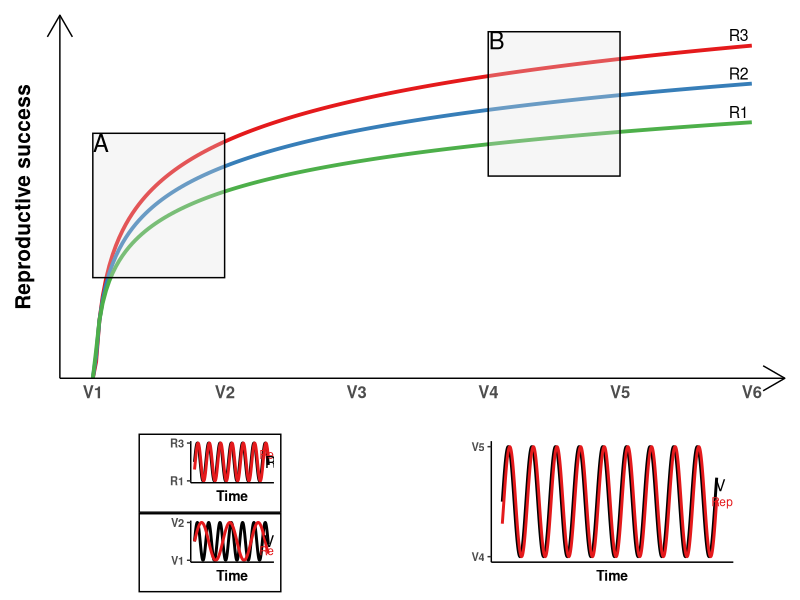
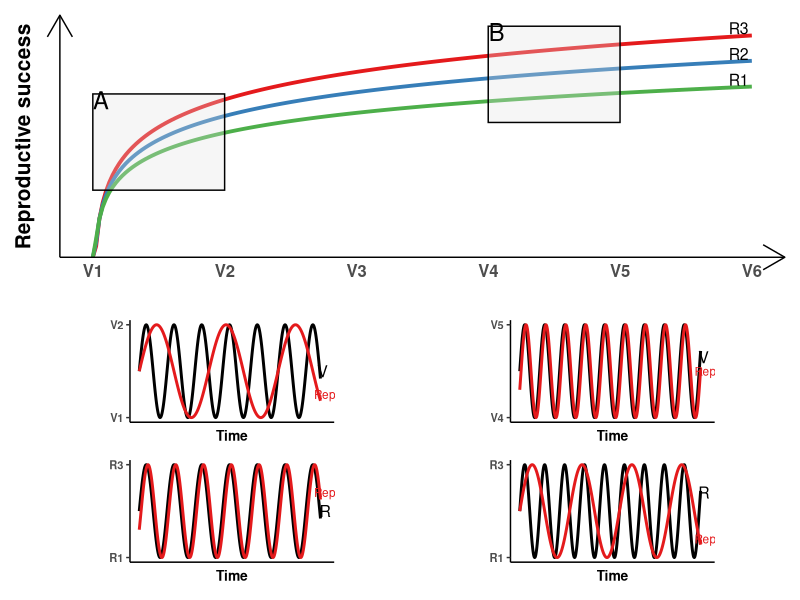
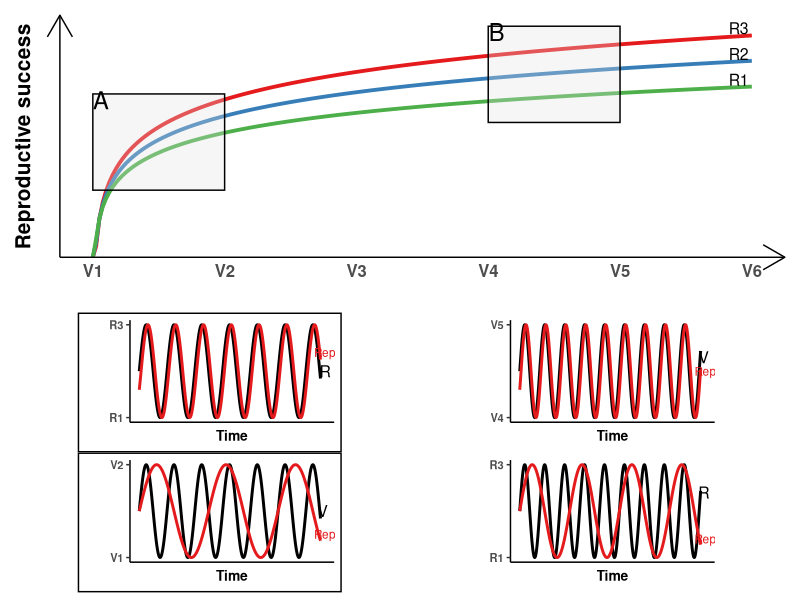

The R source for these figures, in order:

library(ggplot2)
library(patchwork)


#First dataset RED
s1 <- seq(from=0, to=100, by=0.5)
l1 = log(s1, base = 6)
d1 = data.frame(l1, s1)


#Second dataset BLUE
s2 <- seq(from=0, to=100, by=0.5)
l2 = log(s2, base = 8)
d2 = data.frame(l2, s2)

#Third dataset GREEN
s3 <- seq(from=0, to=100, by=0.5)
l3 = log(s3, base = 12)
d3 = data.frame(l3, s3)



to=ggplot(d1, aes(s1, l1)) +
  geom_line(color = "#e41a1c", size=1.3) +
  geom_line(data =  d2, aes(s2,l2), color = "#377eb8",size=1.3) +
  geom_line(data =  d3, aes(s3,l3), color = "#4daf4a",size=1.3) +
  ylab("Reproductive success")+
  labs(x = "") +
  theme_classic()+
  theme(axis.text.y=element_blank(),
        axis.ticks.y=element_blank())+
  scale_x_continuous(breaks=seq(from= 0, to= 100, by = 20), labels=c("V1","V2","V3", "V4","V5","V6"))+
  theme(text = element_text(size=15,face="bold"))+
  theme(axis.ticks.x=element_blank())+
  annotate("rect", xmin = c(0, 60), xmax = c(20,80), ymin = c(0.4, 1.35), 
           ymax = c(1.75, 2.7), linetype = 1, fill="gray88", alpha=0.3, colour = "black") +
  annotate("text", x = c(98, 98,98), y = c(2.67, 2.31,1.95), label = c("R3", "R2", "R1"), size=4)+
  annotate("text", x = c(1.25, 61.3), y = c(1.66,2.62), label = c("A", "B"), size=6)+
  theme(axis.line.x = element_line(arrow = arrow()))+
  theme(axis.line.y = element_line(arrow = arrow()))



##################################
x <- seq(0, 41, by = 0.1)
y1 <- sin(x)
y1.2 <- cos(x+4.3)

da1 <- data.frame( x, y1)
da1.2 <- data.frame( x, y1.2)

R_1=ggplot(da1, aes(x, y1))+
  geom_line( size=1) +
  geom_line(data =  da1.2, aes(x, y1.2), color = "#e41a1c",size=1)+
  theme_classic() +
  xlab("Time") +
  theme(axis.text.x=element_blank(),
        axis.ticks.x=element_blank()) + 
  scale_y_continuous(breaks=seq(from= -1, to= 1, by = 2), labels=c("R1","R3"))+
  theme(text = element_text(size=10, face="bold"))+
  theme(axis.title.y = element_blank()) +
  annotate("text", x = 42, y = 0.4, label = "Rep", size=3,color="#e41a1c")+
  annotate("text", x = 42, y = 0, label = "R", size=4)+ 
  theme(aspect.ratio=0.5)



###################################

x2 <- seq(0, 41, by = 0.1)
y2 <- sin(x2)
y3 = sin(x2/2.5)

da2 <- data.frame(x2, y2)
da2.1 = data.frame(x2,y3)

v_1=ggplot(da2, aes(x2, y2))+
  geom_line( size=1) +
  geom_line(data =  da2.1, aes(x2,y3), color = "#e41a1c",size=1)+
  theme_classic() +
  xlab("Time")+
  theme(axis.text.x=element_blank(),
        axis.ticks.x=element_blank())+ 
  scale_y_continuous(breaks=seq(from= -1, to= 1, by = 2), labels=c("V1","V2"))+
  theme(text = element_text(size=10, face="bold"))+
  theme(axis.title.y = element_blank())+
  annotate("text", x = 42, y = -0.5, label = "Rep", size=3, color="#e41a1c")+
  annotate("text", x = 41.5, y = 0, label = "V", size=4) + 
  theme(aspect.ratio=0.5)


po1=R_1/v_1 & theme(plot.background = element_rect(color = "black", size = 1))


######################
x3 <- seq(0, 57, by = 0.1)
y3 <- sin(x3)
y3.1 <- cos(x3+4.3)

da3 <- data.frame(x3, y3)
da3.1 <- data.frame(x3, y3.1)

v_2=ggplot(da3, aes(x3, y3))+
  geom_line( size=1) +
  geom_line(data =  da3.1, aes(x3,y3.1), color = "#e41a1c",size=1)+
  theme_classic() +
  xlab("Time") +
  theme(axis.text.x=element_blank(),
        axis.ticks.x=element_blank()) + 
  scale_y_continuous(breaks=seq(from= -1, to= 1, by = 2), labels=c("V4","V5"))+
  theme(text = element_text(size=10, face="bold"))+
  theme(axis.title.y = element_blank()) +
  annotate("text", x = 58.5, y = 0, label = "Rep", size=3,color="#e41a1c")+
  annotate("text", x = 58, y = 0.3, label = "V", size=4)+ 
  theme(aspect.ratio=0.5)




########################################
x4 <- seq(0, 57, by = 0.1)
y4 <- sin(x4)
y5 = sin(x4/2.5)


da4 <- data.frame(x4, y4)
da5 = data.frame(x4,y5)

R_2=ggplot(da4, aes(x4, y4))+
  geom_line( size=1) +
  geom_line(data =  da5, aes(x4,y5), color = "#e41a1c",size=1)+
  theme_classic() +
  xlab("Time")+
  theme(axis.text.x=element_blank(),
        axis.ticks.x=element_blank())+ 
  scale_y_continuous(breaks=seq(from= -1, to= 1, by = 2), labels=c("R1","R3"))+
  theme(text = element_text(size=10, face="bold"))+
  theme(axis.title.y = element_blank())+
  annotate("text", x = 58.5, y = -0.6, label = "Rep", size=3, color="#e41a1c")+
  annotate("text", x = 58, y = 0.4, label = "R", size=4)+ 
  theme(aspect.ratio=0.5)


po2=v_2/R_2

########################################

design <- "
  11#
  24#
"

to+po1+v_2+R_2+ plot_layout(heights  = c(3,1,1),design = design)

to / ((v_1 / R_1)|(v_2 / R_2))

to/ (po1 |po2)
 
